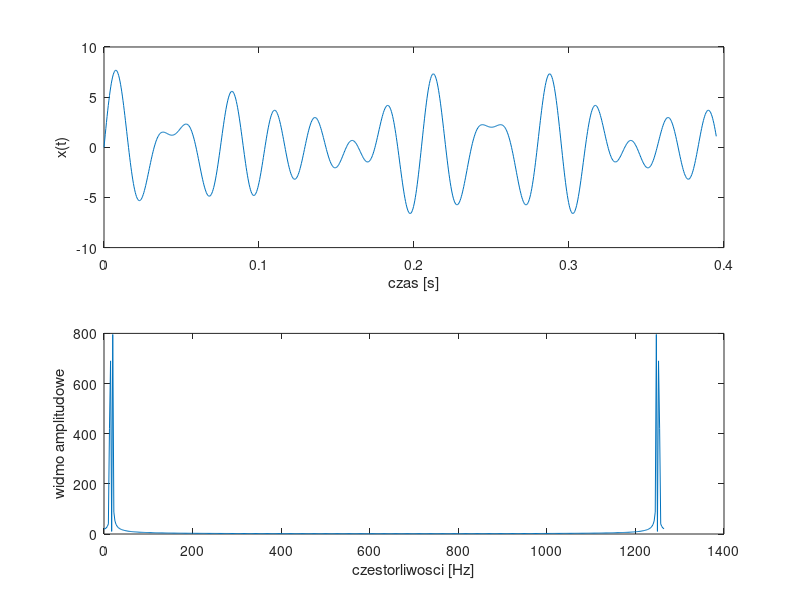

This figure's MATLAB source:
clear all;
close all;

ab=25;
cd=29;
ef=39;
fp=2529;	% czestotliwosc
N=1000;		% dlugosc sygnalu

t=0:1/fp:(N-1)/fp;
x=2*sin(2*pi*ab*t)+3*sin(2*pi*cd*t)+3*sin(2*pi*ef*t);
subplot(211)
plot(t,x)
xlabel('czas [s]')
ylabel('x(t)')

Nf=1024;
N21=Nf/2 +1;
f=linspace(0,fp/2,N21);
v=fft(x,N21);
w=abs(v);
subplot(212)
plot(f,w)
xlabel('czestorliwosci [Hz]')
ylabel('widmo amplitudowe')